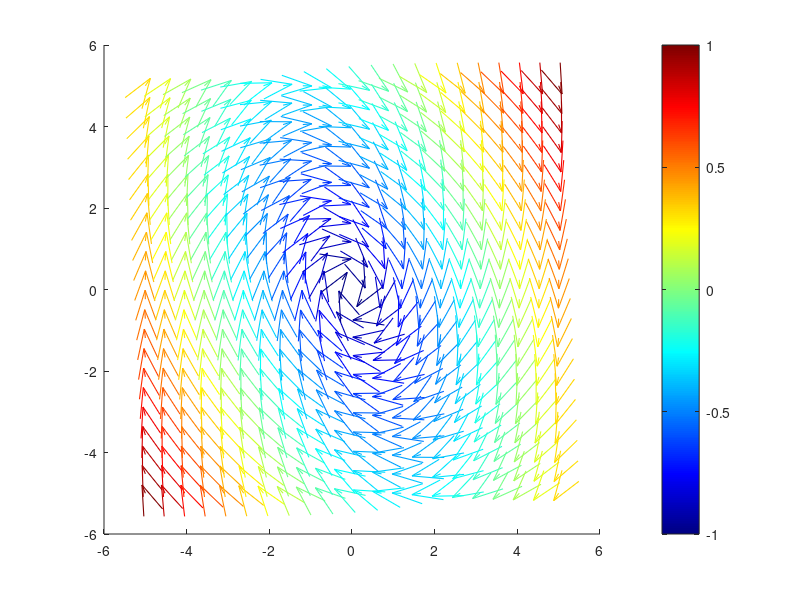

Here is the MATLAB script that generated this plot: (Note: this script raises an error after producing the figure.)
clear; close all; clc;

% Parámetros
g    = 9.81; % m/s^2
m    = 1.0;  % kg
beta = 0.5;  % kg/s
k    = 2.0;  % N/m
F    = 0;    % N

% Parámetros del impulso

t_kick  = 10.0;   % Tiempo en el que sucede
dt_kick = 0.05;  % Duración del impácto
F_kick  = 10;    % Fuerza del impacto

J = F_kick * dt_kick; % Impulso [Ns]

% Condiciones iniciales
x0 = 0; % Posición inicial
v0 = 0; % Velocidad inicial

% Ecuación del movimiento (Tras la patada F = 0)
eom = @(t, x) [x(2); 1/m * (-beta*x(2)-k*x(1)+F)];

% Pre-Impacto
opts  = odeset('RelTol', 1e-8, 'AbsTol', 1e-10);

X0 = [x0; v0];
[T1, X1] = ode45(eom, [0, t_kick], X0, opts);

state_pre_kick = X1(end, :);
state_post_kick = [state_pre_kick(1); state_pre_kick(2) + (J/m)]; % Contiene el estado de valores iniciales luego del impulso

% Post-Impacto
tspan = [t_kick, 100];

[T2, X2] = ode45(eom, tspan, state_post_kick, opts);

T = [T1; T2];
pos = [X1(:, 1); X2(:, 1)];
vel = [X1(:, 2); X2(:, 2)];

% Campo vectorial Espacio Fase
[X, DX] = meshgrid(linspace(-5, 5, 22), linspace(-5, 5, 22));

U = DX;
V = 1/m * ((-beta*DX)-(k*X)+F);

mag = sqrt(U.^2 + V.^2) + 1e-6;

U_n = U ./ mag;
V_n = V ./ mag;

% Configuración de la figura
figure('Name', 'Diagrama de fase')
hold on

mag_flat = mag(:);
mag_min  = min(mag_flat);
mag_max  = max(mag_flat);

cmap = colormap(jet(256));

for i = 1:numel(X)
    c_idx = round(1 + 255 * (mag(i) - mag_min) / (mag_max - mag_min));
    col   = cmap(c_idx, :);

    quiver(X(i), DX(i), U_n(i) * 0.22, V_n(i) * 0.22, 0, ...
           'Color', col, 'LineWidth', 0.8, 'MaxHeadSize', 2)
end

cb = colorbar;
clim([mag_min, mag_max]);

% Gráficas
plot(pos, vel, LineStyle="-",LineWidth=2,Color='white');
plot(pos(1),   vel(1),   'wo', 'MarkerSize', 9, 'MarkerFaceColor', 'w', 'DisplayName', 'Start')
plot(pos(end), vel(end), 'w^', 'MarkerSize', 9, 'MarkerFaceColor', 'k', 'DisplayName', 'End (settled)')

xlim([-5, 5]); ylim([-5, 5]);
xlabel('Posición (m)');
ylabel('Velocidad (m/s)');
title('Diagrama de Fase del Sistema');
grid on;
hold off;

figure('Name','Respuesta temporal');
plot(T, pos, LineWidth=2);
grid on;
xlabel("Tiempo (s)");
ylabel("Posición (m)");
title("Respuesta temporal");
xline(t_kick, "--r", "Momento del impulso", "LabelVerticalAlignment","bottom");
